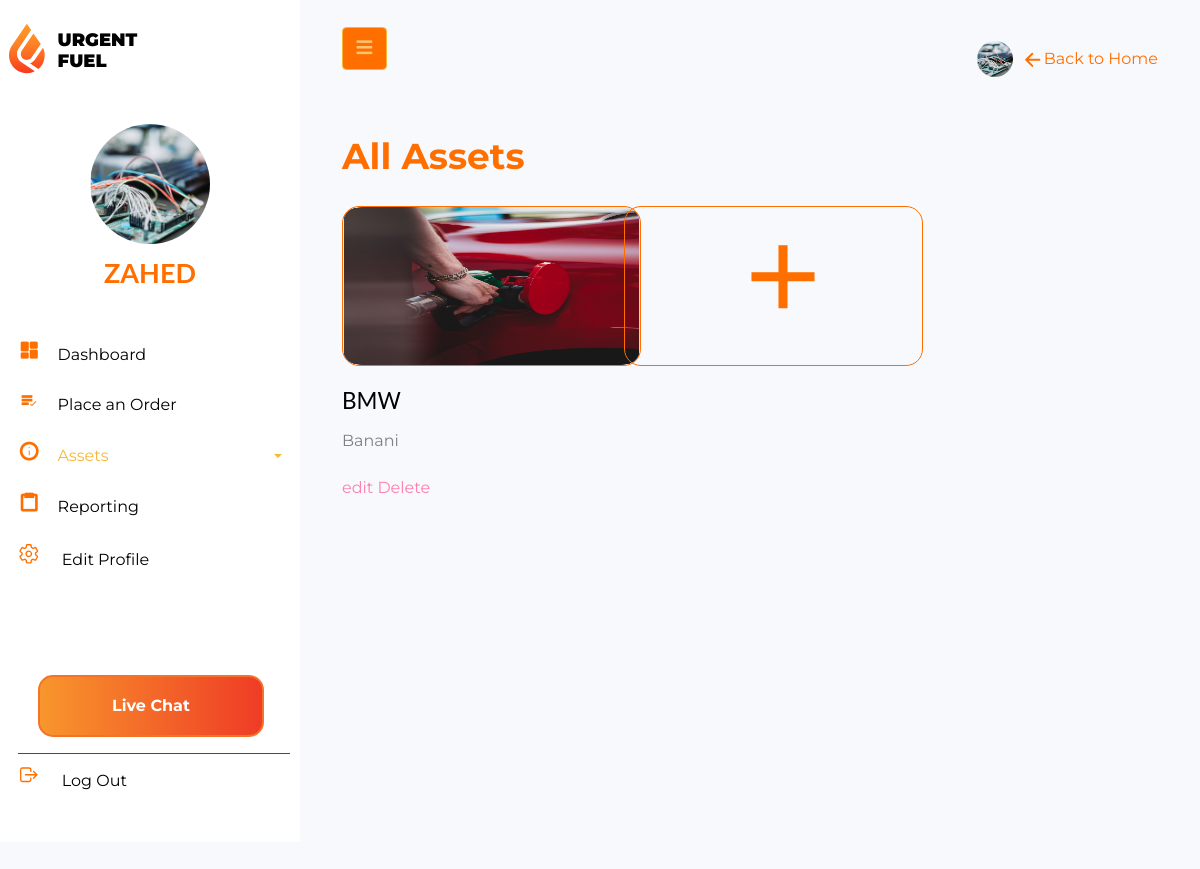
/assets_list/ (signed in), run on an earlier commit of the app's database.
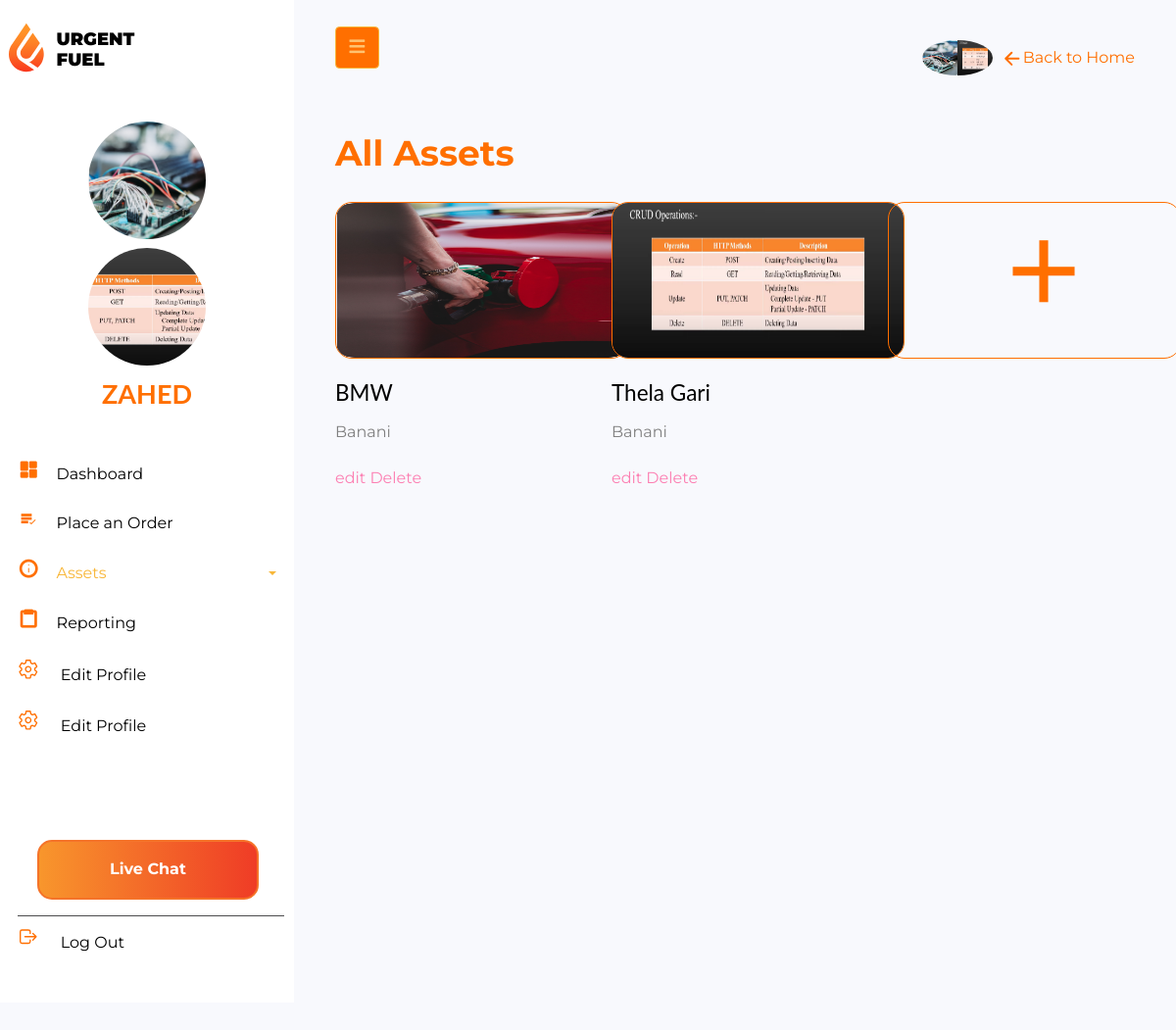
And on a later commit of the database.
### Uftl_App/models.py (models this page shows)
class Contact_Assets(models.Model):
    user = models.ForeignKey(User, on_delete=models.CASCADE)
    full_name = models.CharField(max_length=220)
    company_name = models.CharField(max_length=220, blank=True)
    phone_number = models.IntegerField()
    email = models.EmailField(max_length=220, blank=True)
    area = models.CharField(max_length=220)
    contact_photo = models.ImageField(upload_to='contact_files')
    city = models.CharField(max_length=300)
    billing_add = models.CharField(max_length=300)

class Assets(models.Model):
    user = models.ForeignKey(User, on_delete=models.CASCADE)
    asset_name = models.CharField(max_length=220, blank=False)
    asset_type = models.CharField(max_length=220, blank=False)
    fuel_type = models.CharField(max_length=220)
    asset_location = models.TextField(max_length=400, blank=False)
    asset_photo = models.ImageField(upload_to='gallery', blank=False)

### Uftl_App/views.py (the view)
# urls.py: path('assets_list/', views.allassets, name='uftl.assets_list'),
@login_required()
def allassets(request):
    ct_profile = Contact_Assets.objects.filter(user=request.user)
    asset_list = Assets.objects.filter(user=request.user)
    dict = {
        'ct_profile': ct_profile,
        'asset_list': asset_list
    }
    return render(request, 'Uftl_App/allassets.html', context=dict)

### templates/Uftl_App/allassets.html (shortened to what this page needs)
{% extends 'profile_base.html' %}
{% load static %}
{% block profile_block %}
<div class="wrapper d-flex align-items-stretch">
    <nav id="sidebar">
        <div class="p-2 pt-1">
            <a href="#" class="nav__logo">
                <div class="logoside">
                    <img class="logoimage" src="{% static 'assets/img/logo.svg' %}" alt="My Happy SVG" />
                    <div class="tex">
                        <p class="text1">URGENT</p>
                        <p class="text2">FUEL</p>
                    </div>
                </div>
            </a>
            <div class="user_profile">
                {% for x in ct_profile %}
                    <a href="#" class="img logo rounded-circle mb-2" style="background-image: url({{ x.contact_photo.url }});"> </a>
                {% endfor %}
                <h3 class="text-center mb-4 username">{{ request.user.username }}</h3>
            </div>
            <ul class="list-unstyled components mb-2 p-2">
                <li>
                    <a href="#"><i class='bx bxs-dashboard setup'></i>Dashboard</a>
                </li>
                <li>
                    <a href="#"><i class='bx bx-list-check setup'></i>Place an Order</a>
                </li>
                <li class="active">
                    <a href="#homeSubmenu" data-toggle="collapse" aria-expanded="false" class="dropdown-toggle">
                        <i class='bx bx-info-circle setup'></i>Assets</a>
                </li>
                <li>
                    <a href="#"><i class='bx bx-clipboard setup'></i>Reporting</a>
                </li>
                <li>
                {% for x in asset_list %}
                    <a href="{% url 'edit_profile' %}">
                        <ion-icon class="setup" name="settings-outline"></ion-icon>
                        Edit Profile</a>
                {% endfor %}
                </li>
                <div class="logout">
                    <button class="livechat" type="submit" id="sendMessageButton">Live Chat</button>
                    <li>
                        <a href="#">
                            <ion-icon class="setup" name="log-out-outline"></ion-icon>
                            </ion-icon>Log Out</a>
                    </li>
                </div>
            </ul>
        </div>
    </nav>
    <div id="content" class="p-4 p-md-4">
        <nav class="">
            <div class="container-fluid">
                <button type="button" id="sidebarCollapse" class="btn btn-primary">
                        <i class="fa fa-bars"></i>
                    </button>
                <div class="float-right">
                    <div class=" menu ">
                        <div class="header__img ">
                            {% for x in ct_profile %}
                            <img class="navimage" src="{{ x.contact_photo.url }}" alt=" "> {% endfor %}
                        </div>
                        <ion-icon class="arrowleft" name="arrow-back-outline"></ion-icon>
                        <p class="back">Back to Home</p>
                    </div>
                </div>
            </div>
        </nav>
        <div class="container mt-5 allassets">
            <p class="headingtext2">All Assets</p>
            <div class="row all">
                {% for x in asset_list %}
                <div class="col-xs-12 col-sm-6 col-md-4 ">
                    <div>
                        <img class="box1" src="{{ x.asset_photo.url }}" alt="">
                        <h5 class="allassetstitle">{{ x.asset_name }}</h5>
                        <p class="allassetsdecrip">{{ x.asset_location }}</p>
                        <a href="{% url 'edit_assets' x.id %}">edit</a>
                        <a href="{% url 'deleteasset' x.id %}">Delete</a>
                    </div>
                </div>
                {% endfor %}
                <div class="col-xs-12 col-sm-6 col-md-4  ">
                    <div class="box1">
                        <a href="{% url "add_assets" %}"><i class='bx bx-plus addasset'></i></a>
                    </div>
                </div>
            </div>
        </div>
    </div>
</div>
{% endblock %}

### templates/profile_base.html (shortened to what this page needs)
{% load static %}
<!doctype html>
<html lang="en">
<head>
    <link rel="stylesheet" href="https://stackpath.bootstrapcdn.com/font-awesome/4.7.0/css/font-awesome.min.css">
    <link href='https://unpkg.com/boxicons@2.0.9/css/boxicons.min.css' rel='stylesheet'>
    <link rel="stylesheet" href="https://pro.fontawesome.com/releases/v5.10.0/css/all.css"
/>
    <link rel="stylesheet" href="https://stackpath.bootstrapcdn.com/font-awesome/4.7.0/css/font-awesome.min.css">
    <link href='https://cdn.jsdelivr.net/npm/boxicons@2.0.5/css/boxicons.min.css' rel='stylesheet'>
    <link href='https://unpkg.com/boxicons@2.0.9/css/boxicons.min.css' rel='stylesheet'>
    <link rel="stylesheet" href="https://pro.fontawesome.com/releases/v5.10.0/css/all.css"
/>
    <link rel="stylesheet" href="https://maxcdn.bootstrapcdn.com/bootstrap/4.0.0/css/bootstrap.min.css"
>
    <link rel="stylesheet" href="{% static 'css/style.css' %}">
    <link rel="stylesheet" href="{% static 'css/button2.css' %}">
    <link rel="stylesheet" href="{% static 'css/image.css' %}">
    <link rel="stylesheet" href="{% static 'css/input.css' %}">
    <link rel="stylesheet" href="{% static 'css/select.css' %}">
    <link rel="stylesheet" href="{% static 'css/custom-sidebar.css' %}">
    <link rel="stylesheet" href="{% static 'css/setup_profile.css' %}">
    <link rel="stylesheet" href="{% static 'css/editprofile.css' %}">
    <link rel="stylesheet" href="{% static 'css/orderfuelsidebar.css' %}">
    <link rel="stylesheet" href="{% static 'assets/css/dashboard.css' %}">
    <link rel="stylesheet" href="{% static 'assets/css/chartjs.css' %}">
    <link rel="stylesheet" href="{% static 'css/sidebar.css' %}">
    <link rel="stylesheet" href="{% static 'css/orderfuel.css' %}">
    <link rel="stylesheet" href="{% static 'css/calender.css' %}">
    <link rel="stylesheet" href="{% static 'css/bootstrap-datetimepicker.min.css' %}">
    <link rel="stylesheet" href="{% static 'css/reporting.css' %}">
    <link rel="stylesheet" href="{% static 'css/allassets.css' %}">
    <link rel="stylesheet" href="{% static 'css/driver_report.css' %}">
</head>
<body>
{% block profile_block %}
{% endblock %}
</body>
</html>

### static/css/style.css (style rules this page uses)
* { font-family: 'Montserrat', sans-serif; }
body { height: 200vh; margin: 0; padding: 0; box-sizing: border-box; overflow-x: hidden !important; }
html { font-size: 16px; }
@media (min-width: 1200px) { html { font-size: 18px; } }
i { color: #ffc371; }

### static/css/button2.css (style rules this page uses)
.headingtext2 { font-size: 2rem; color: #FF6F00; font-style: normal; font-weight: bold; }
.livechat { background: linear-gradient(90deg, #F8962C 0%, #EF3C26 100%); text-align: center; color: white; border: 2px solid #F57329; border-radius: 15px; padding: 0.8rem 4rem 0.8rem 4rem; font-family: Montserrat; font-style: normal; font-weight: bold; margin-bottom: 16px; margin-top: 5rem; margin-left: 20px; }

### static/css/image.css (style rules this page uses)
* { font-family: 'Montserrat', sans-serif; }
body { font-family: 'Montserrat', sans-serif; background-color: none; }

### static/css/input.css (style rules this page uses)
::placeholder { font-size: 1em; color: black; background: none; padding: 5px; }

### static/css/select.css (style rules this page uses)
.headingtext2 { font-size: 2rem; color: #FF6F00; font-style: normal; font-weight: bold; }

### static/css/custom-sidebar.css (style rules this page uses)
.username { color: #FF6F00; font-style: normal; font-weight: bold; font-size: 1.5rem; text-transform: uppercase; }
.setup { font-size: 1.2rem; padding-right: 1rem; color: #FF6F00; font-weight: bold; }
.logoside { display: flex; margin-bottom: 2rem; }
.logoimage { width: 2rem; }
.text1 { margin-bottom: 0.2rem; }
.tex { font-weight: 900; color: black; font-size: 1rem; margin-top: 1.2rem; margin-left: 0.7rem; line-height: 1rem; text-decoration: none; }
.nav__logo { text-decoration: none; }
.menu { display: flex; align-items: center; }
.header__img { display: flex; justify-content: center; border-radius: 50%; overflow: hidden; }
.back { color: #FF6F00; margin-top: 1rem; }
.arrowleft { font-size: 1.2rem; padding-left: 0.5rem; color: #FF6F00; font-weight: bold; }
.navimage { width: 2rem; height: 2rem; }

### static/css/reporting.css (style rules this page uses)
body { font-family: 'Montserrat', sans-serif; }

### static/css/allassets.css (style rules this page uses)
.box1 { width: 299px; position: relative; height: 160px; border: 1.5px solid #FF6F00; box-sizing: border-box; border-radius: 17px; margin-bottom: 1rem; }
.addasset { position: absolute; top: 10%; left: 35%; font-size: 6rem; color: #FF6F00; }

### static/css/driver_report.css (style rules this page uses)
body { margin: 0; padding: 0; }

What changed in the data, as far as the page shows it:
added Contact_Assets: contact_photo (picture)
added Assets: asset_photo (picture), asset_name "Thela Gari", asset_location "Banani"
